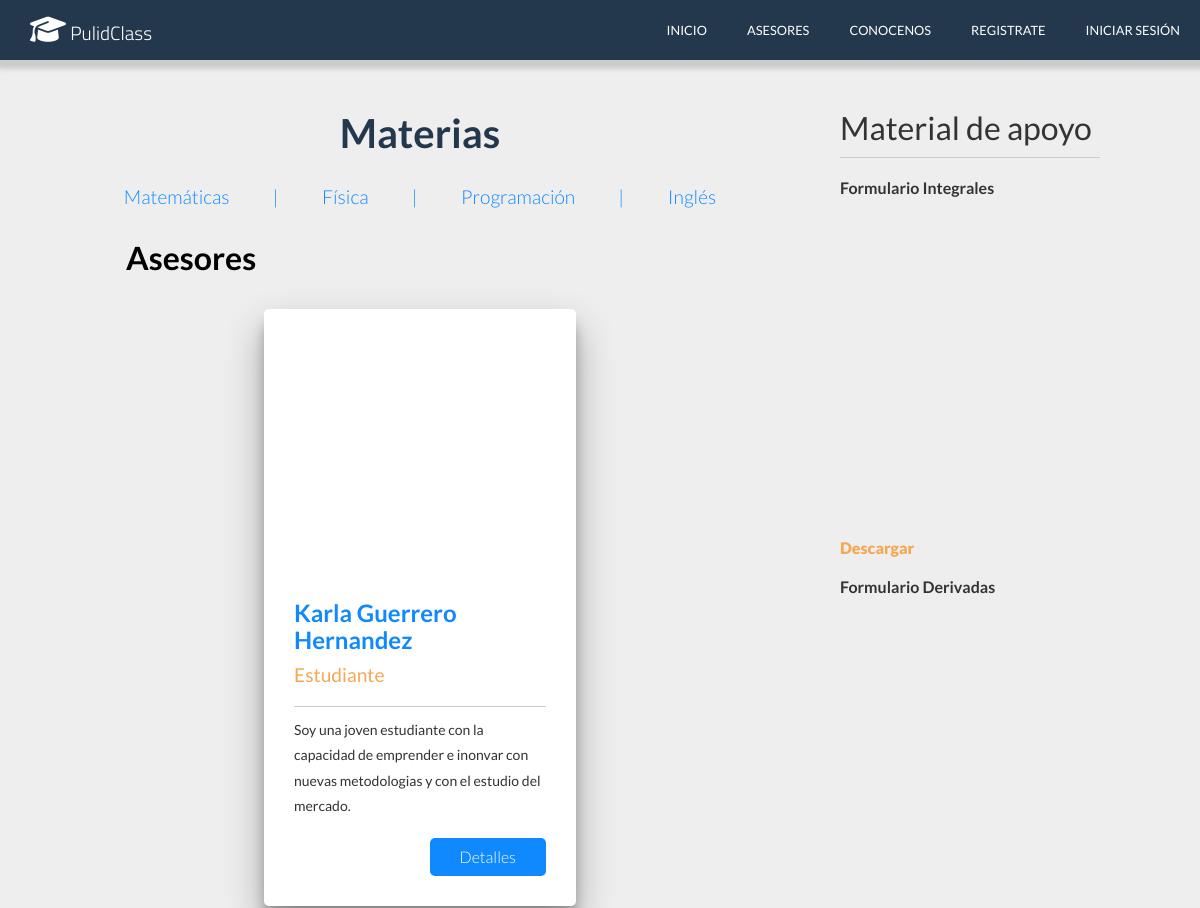
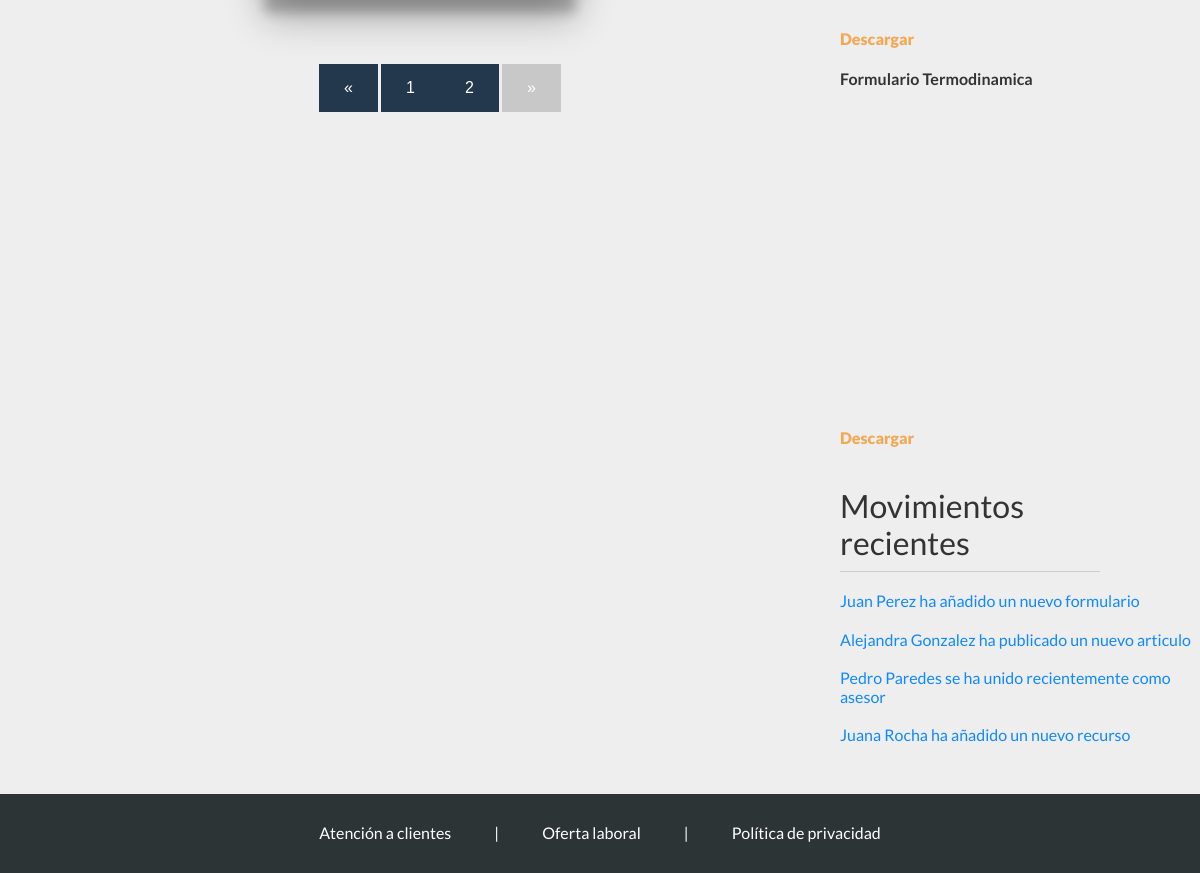
The app's page /asesores.php?pagina=2, older data (2 pictures, top to bottom).
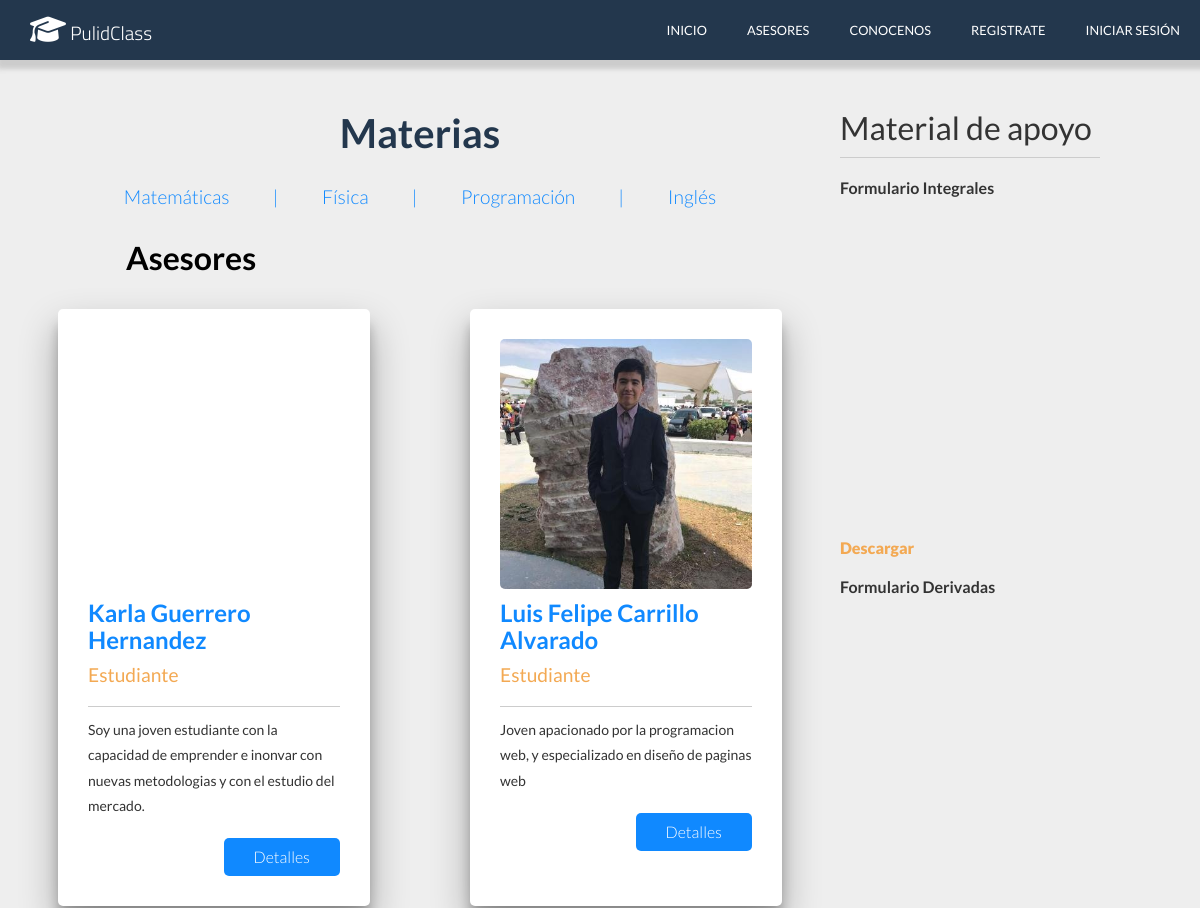
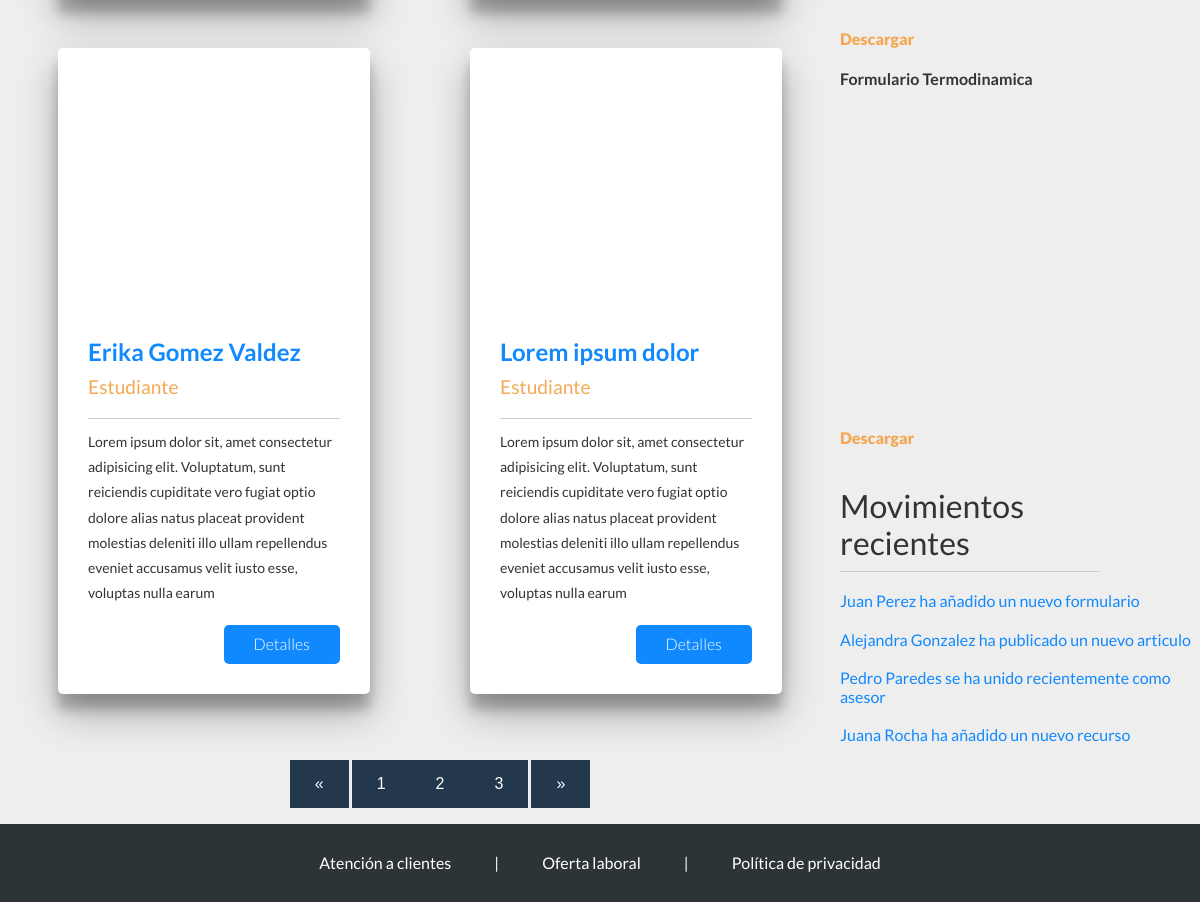
The same page, newer data (2 pictures, top to bottom).
### tables this page shows
CREATE TABLE `asesor` (
  `Id_Asesor` int(11) NOT NULL,
  `Nombre_Usuario` varchar(30) NOT NULL,
  `Edad` int(11) DEFAULT NULL,
  `Grado_Estudios` varchar(40) DEFAULT NULL,
  `Nombres` varchar(50) DEFAULT NULL,
  `A_Paterno` varchar(30) DEFAULT NULL,
  `A_Materno` varchar(30) DEFAULT NULL,
  `Ocupacion` varchar(50) DEFAULT NULL,
  `Materia1` varchar(70) DEFAULT NULL,
  `Materia2` varchar(70) DEFAULT NULL,
  `Materia3` varchar(70) DEFAULT NULL,
  `Descripcion` varchar(250) DEFAULT NULL,
  `Correo` varchar(70) DEFAULT NULL,
  `Telefono` varchar(16) DEFAULT NULL,
  `Foto` text DEFAULT NULL
);

### asesores.php (called while the page is built)
<?php session_start();
    require('conexion.php');
    $statement = $conexion->prepare('SELECT * FROM Asesor');
    $statement->execute();
    $asesores=$statement->fetchAll();
    $pagina = isset($_GET['pagina']) ? (int)$_GET['pagina'] : 1;
    $postPorPagina = 4;
    $inicio = ($pagina > 1) ? ($pagina * $postPorPagina - $postPorPagina) : 0 ;
    $asesores_page = $conexion->prepare("SELECT SQL_CALC_FOUND_ROWS * FROM asesor LIMIT $inicio, $postPorPagina");
    $asesores_page->execute();
    $asesores_page= $asesores_page->fetchAll();
    $totalAsesores = $conexion->query('SELECT FOUND_ROWS() as total');
    $totalAsesores = $totalAsesores->fetch()['total'];
    $numeroPaginas = ceil($totalAsesores / $postPorPagina);
    require('views/asesores.view.php');
?>

### views/asesores.view.php (the view, shortened to what this page needs)
<!DOCTYPE html>
<html lang="en">
<head>
    <link rel="stylesheet" href="css/normalize.css">
    <link rel="stylesheet" href="css/asesores/estilos.css">
</head>
<body>
    <header>
        <div class="menu">
            <div class="logo">
                <a href="index.php"><h2 class="page-name"><i class="fas fa-graduation-cap"></i> PulidClass</h2></a>
            </div>
            <nav>
                <a href="index.php">Inicio</a>
                <a href="asesores.php">Asesores</a>
                <a href="conocenos.php">Conocenos</a>
                <?php if(isset($_SESSION['cliente'])): ?>
                    <a href="perfil.php">Perfil</a>
                    <a href="logout.php">Cerrar Sesión</a>
                <?php elseif(isset($_SESSION['admin'])): ?>
                    <a href="admin.php">Perfil</a>
                    <a href="logout.php">Cerrar Sesión</a>
                <?php elseif(isset($_SESSION['asesor'])): ?>
                    <a href="asesor.php">Perfil</a>
                    <a href="logout.php">Cerrar Sesión</a>
                <?php else: ?>
                    <a href="register.php">Registrate</a>
                    <a href="login.php">Iniciar Sesión</a>
                <?php endif; ?>
            </nav>
        </div>
    <main>
        <div class="asesores">
            <div class="filtrado">
                <h3 class="titulo">Materias</h3>
                <a href="#">Matemáticas</a>
                <a href="#" class="separador"> | </a>
                <a href="#">Física</a>
                <a href="#" class="separador"> | </a>
                <a href="#">Programación</a>
                <a href="#" class="separador"> | </a>
                <a href="#">Inglés</a>
            </div>
            <div class="grid">
                <div class="titulo">
                    <h3>Asesores</h3>
                </div>
                <?php
                    foreach($asesores_page as $asesor){
                    $nombre=$asesor['Nombres']." ".$asesor['A_Paterno']." ".$asesor['A_Materno'];
                    $ocupacion=$asesor['Ocupacion'];
                    $descripcion=$asesor['Descripcion'];
                    $foto=$asesor['Foto'];
                ?>
                <div class="asesor">
                    <form enctype="multipart/form-data" action="asesor.php" method="GET">
                        <div class="foto">
                            <img src="<?php echo $foto?>" alt="">
                        </div>
                        <p class="nombre"><?php echo $nombre ?></p>
                        <p class="ocupacion"><?php echo $ocupacion ?></p>
                        <p class="descripcion"><?php echo $descripcion ?></p>
                        <input type="submit" value="Detalles">
                    </form>
                </div>
                <?php
                }
                ?>
            </div>
            <div class="paginacion">
                    <ul>
                        <?php if($pagina == 1): ?>
                            <li class="disabled">&laquo;</li>
                        <?php else: ?>
                            <li><a href="?pagina=<?php echo $pagina - 1 ?>">&laquo;</a></li>
                        <?php endif; ?>
                        <?php
                            for($i = 1; $i <= $numeroPaginas; $i++){
                                if ($pagina === $i) {
                                    echo "<li class='active'><a href='?pagina=$i'>$i</a></li>";
                                } else {
                                    echo "<li><a href='?pagina=$i'>$i</a></li>";
                                }
                            }
                        ?>
                        <?php if($pagina == $numeroPaginas): ?>
                            <li class="disabled">&raquo;</li>
                        <?php else: ?>
                            <li><a href="?pagina=<?php echo $pagina + 1 ?>">&raquo;</a></li>
                        <?php endif; ?>
                    </ul>
            </div>
        </div>
        <div class="recursos">
            <div class="materiales">
                <h3>Material de apoyo</h3>
                <div class="material">
                    <h4 class="titulo">Formulario Integrales</h4>
                    <div class="imagen">
                    </div>
                    <a href="#">Descargar</a>
                </div>
                <div class="material">
                    <h4 class="titulo">Formulario Derivadas</h4>
                    <div class="imagen">
                    </div>
                    <a href="#">Descargar</a>
                </div>
                <div class="material">
                    <h4 class="titulo">Formulario Termodinamica</h4>
                    <div class="imagen">
                    </div>
                    <a href="#">Descargar</a>
                </div>
            </div>
            <div class="movimientos">
                <h3>Movimientos recientes</h3>
                <a href="#">Juan Perez ha añadido un nuevo formulario</a>
                <a href="#">Alejandra Gonzalez ha publicado un nuevo articulo</a>
                <a href="#">Pedro Paredes se ha unido recientemente como asesor</a>
                <a href="">Juana Rocha ha añadido un nuevo recurso</a>
            </div>
        </div>
    </main>
    <footer>
    <div class="info">
            <a href="#">Atención a clientes</a>
            <a href="#" class="separador"> | </a>
            <a href="#">Oferta laboral</a>
            <a href="#" class="separador"> | </a>
            <a href="politicas.php">Política de privacidad</a>
        </div>
    </footer>
</body>
</html>

### css/asesores/estilos.css (style rules this page uses)
header .menu { background: #23374d; color: #fff; display: flex; box-shadow: 3px 3px 5px 6px #ccc; height: 60px; }
header .menu .logo { display: flex; flex-direction: row; flex-wrap: wrap; align-items: center; width: 20%; padding: 10px; }
header .menu .logo a { color: white; text-decoration: none; }
header .menu .logo a h2 { margin: 0 20px; font-family: "Titillium Web", sans-serif; font-size: 1.2em; font-weight: 300; }
header .menu .logo a h2 i { font-size: 1.5em; }
header .menu nav { text-transform: uppercase; width: 80%; display: flex; flex-direction: row; flex-wrap: wrap; align-items: center; justify-content: flex-end; text-align: right; }
header .menu nav a { font-size: 0.8em; margin: 0 20px; text-decoration: none; color: #fff; transition: all 0.3s ease; }
main .asesores { float: left; width: 70%; }
main .asesores .filtrado { text-align: center; }
main .asesores .filtrado .titulo { margin: 0; margin-top: 50px; margin-bottom: 30px; font-size: 2.5em; color: #23374d; }
main .asesores .filtrado a { text-decoration: none; color: #1089ff; font-size: 1.2em; font-weight: 300; margin: 0 20px; }
main .asesores .filtrado .separador { pointer-events: none; cursor: default; }
main .asesores .grid { display: flex; flex-direction: row; flex-wrap: wrap; justify-content: center; }
main .asesores .grid .titulo { width: 100%; margin-left: 15%; }
main .asesores .grid .titulo h3 { font-size: 2em; }
main .asesores .grid .asesor { background: #fff; width: 30%; position: relative; padding: 30px; border-radius: 5px; margin: 0 50px; margin-bottom: 50px; box-shadow: 0 19px 38px rgba(0, 0, 0, 0.3), 0 15px 12px rgba(0, 0, 0, 0.22); }
main .asesores .grid .asesor p { margin: 0; }
main .asesores .grid .asesor .foto { margin: 0 auto; overflow: hidden; border-radius: 5px; height: 250px; }
main .asesores .grid .asesor .foto img { width: 100%; }
main .asesores .grid .asesor .nombre { margin-top: 10px; font-size: 1.5em; font-weight: 700; color: #1089ff; margin-bottom: 10px; }
main .asesores .grid .asesor .ocupacion { font-size: 1.2em; font-weight: 400; color: #f3a953; margin-bottom: 10px; padding-bottom: 20px; border-bottom: 1px solid #ccc; }
main .asesores .grid .asesor .descripcion { font-size: 0.875em; line-height: 1.8em; color: #333; margin-bottom: 20px; }
main .asesores .grid .asesor input[type='submit'] { background: #1089ff; text-decoration: none; padding: 10px 30px; float: right; color: #fff; font-weight: 300; border-radius: 5px; border-style: none; transition: 0.3s all ease; }
main .asesores .paginacion { display: block; text-align: center; }
main .asesores .paginacion ul { list-style: none; }
main .asesores .paginacion ul li { line-height: normal; text-decoration: none; display: inline; }
main .asesores .paginacion ul li a { display: inline-block; font-family: "Oswald", Arial, helvetica, sans-serif; padding: 15px 25px; background: #23374d; color: #fff; text-decoration: none; }
main .recursos { margin-top: 50px; float: left; width: 30%; color: #333; }
main .recursos .materiales h3 { font-size: 2em; margin: 0; margin-right: 100px; padding-bottom: 10px; border-bottom: 1px solid #ccc; font-weight: 400; }
main .recursos .materiales .material .titulo { font-size: 1em; }
main .recursos .materiales .material .imagen { width: 50%; height: 300px; overflow: hidden; }
main .recursos .materiales .material a { display: block; margin-top: 20px; text-decoration: none; font-weight: 900; color: #f3a953; }
main .recursos .movimientos { margin-bottom: 50px; }
main .recursos .movimientos h3 { font-size: 2em; margin: 0; margin-right: 100px; padding-bottom: 10px; margin-top: 40px; border-bottom: 1px solid #ccc; font-weight: 400; }
main .recursos .movimientos a { display: block; text-decoration: none; color: #1089ff; margin: 20px 0; }
footer { clear: both; background: #2d3436; }
footer .info { padding: 30px 0; text-align: center; }
footer .info a { text-decoration: none; color: #fff; margin: 0 20px; }
footer .info .separador { pointer-events: none; cursor: default; }
body { background: #eeeeee; font-size: 16px; font-family: "Lato", sans-serif; }
main .asesores .paginacion ul .disabled { background: #c8c8c8; display: inline-block; font-family: "Oswald", Arial, helvetica, sans-serif; padding: 15px 25px; cursor: not-allowed; color: #fff; text-decoration: none; }

Row changes from the older to the newer data that the page shows:
added asesor: Foto (picture), nombre "Luis Felipe Carrillo Alvarado", Ocupacion "Estudiante", Descripcion "Joven apacionado por la programacion web, y especializado en diseño de paginas web"
added asesor: nombre "Erika Gomez Valdez", Ocupacion "Estudiante", Descripcion "Lorem ipsum dolor sit, amet consectetur adipisicing elit. Voluptatum, sunt reiciendis cupiditate vero fugiat optio dolore alias natus placeat provident molestias deleniti illo ullam repellendus eveniet accusamus velit iusto esse, voluptas nulla earum"
added asesor: nombre "Lorem ipsum dolor", Ocupacion "Estudiante", Descripcion "Lorem ipsum dolor sit, amet consectetur adipisicing elit. Voluptatum, sunt reiciendis cupiditate vero fugiat optio dolore alias natus placeat provident molestias deleniti illo ullam repellendus eveniet accusamus velit iusto esse, voluptas nulla earum"
Text that changed along with them:
new list line: "3"
